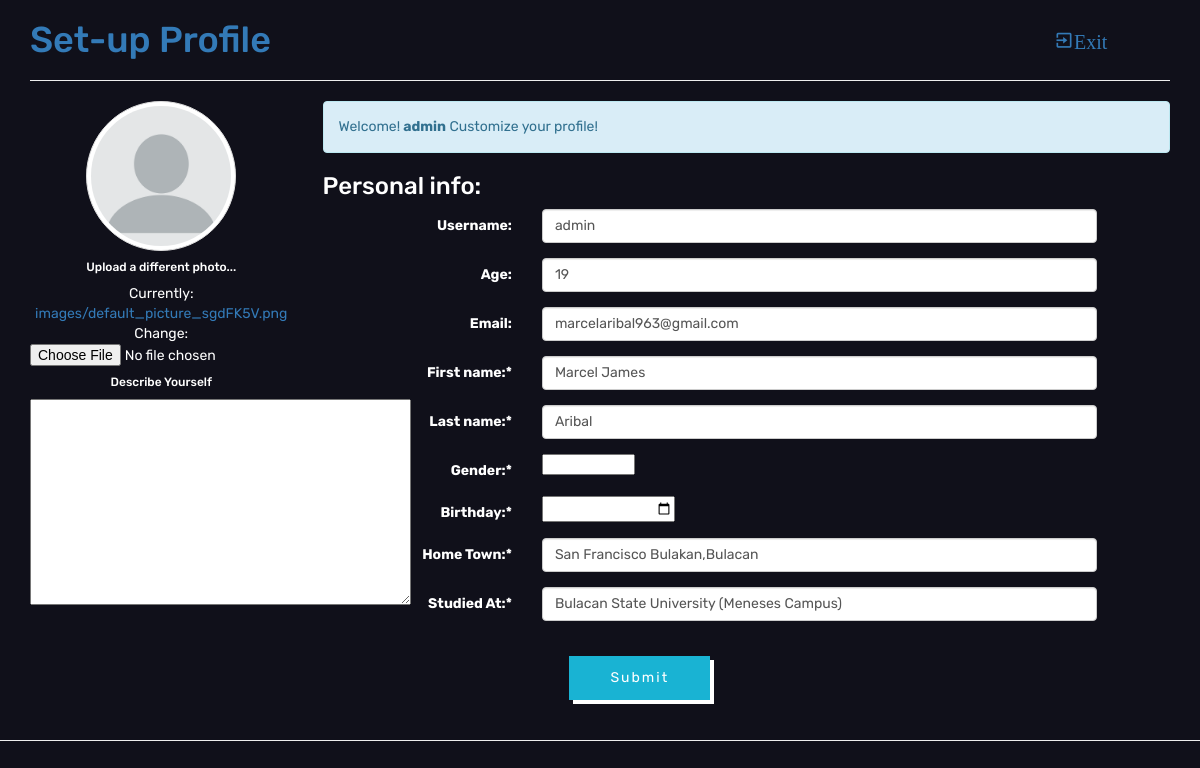
Screenshot of /set-up-profile/ (signed in) with the database file from the repository.
### web/models.py (models this page shows)
class User(AbstractUser):
    name = models.CharField(max_length=200, null= True)
    last_name = models.CharField(max_length=200, null= True , verbose_name="Last Name")
    email = models.EmailField(unique=True,null=True)
    age = models.IntegerField(null=True)
    gender = models.ForeignKey(Gender, on_delete=models.SET_NULL, null = True)
    bio = models.TextField(null=True, max_length=1000)
    fb_url = models.CharField(max_length=255, blank=True)
    insta_url = models.CharField(max_length=255, blank=True)
    twitter_url = models.CharField(max_length=255, blank=True)
    birthday = models.DateField(null=True)
    avatar = models.ImageField( default='avatar.png', upload_to='images')
    location = models.CharField(null=True, max_length=50)
    school = models.CharField(null=True, max_length=100)
    status = models.ForeignKey(Status, on_delete=models.SET_NULL, null=True, blank=True)
    created_on =models.DateTimeField(default=timezone.now)
    hobby = models.ForeignKey(Hobby, on_delete=models.SET_NULL, null = True , blank=True, verbose_name= "Whats your hobby?")
    USERNAME_FIELDS = 'email'
    REQUIRED_FIELDS = []

class Gender(models.Model):
    gender = models.CharField(max_length=10)
    def __str__(self):
        return self.gender

### web/views.py (the view, shortened to what this page needs)
# urls.py: path('set-up-profile/',views.setup, name = "set-up"),
@login_required(login_url= "/login" )
def setup(request):
    user = request.user
    form = UserUpdateForm(instance=user)
    context = {
        'form':form,
    }
    return render(request, 'profile_setup.html',context)

### web/templates/profile_setup.html (shortened to what this page needs)
<html>
<link href="//netdna.bootstrapcdn.com/bootstrap/3.0.0/css/bootstrap.min.css" rel="stylesheet" id="bootstrap-css">
<link rel = "stylesheet" href = "https://unpkg.com/boxicons@latest/css/boxicons.min.css">
<body class="body">
  <div class="container bootstrap snippets bootdey">
    <h1 class="text-primary">Set-up Profile</h1>
      <hr>
    <div class="side">
      <a href="/"><i class='bx bx-exit'>Exit</i></a>
    </div>
  <div class="row">
<form method="POST" enctype="multipart/form-data">
            <div class="col-md-3">
              <div class="text-center">
                {% if user.avatar %}
                <img src="{{request.user.avatar.url}}" class="avatar img-circle img-thumbnail" alt="avatar" width="400">
                {% else %}
                {% load static %}
                {% endif %}
                <h6>Upload a different photo...</h6>
                  {{form.avatar}}
                  <h6>Describe Yourself</h6>
                  {{form.bio}}
              </div>
            </div>
            <div class="col-md-9 personal-info">
              <div class="alert alert-info alert-dismissable">
              Welcome!<strong> {{request.user.username}}</strong> Customize your profile!
              </div>
              <h3>Personal info: </h3>
              <div class="form-horizontal" role="form">
                <div class="form-group">
                  <label class="col-lg-3 control-label">Username:</label>
                  <div class="col-lg-8">
                    {{form.username}}
                  </div>
                </div>
                <div class="form-group">
                  <label class="col-lg-3 control-label">Age:</label>
                  <div class="col-lg-8">
                    {{form.age}}
                  </div>
                </div>
                <div class="form-group">
                  <label class="col-lg-3 control-label">Email:</label>
                  <div class="col-lg-8">
                    {{form.email}}
                  </div>
                </div>
                <div class="form-group">
                  <label class="col-lg-3 control-label">First name:*</label>
                  <div class="col-lg-8">
                    {{form.name}}
                  </div>
                </div>
                <div class="form-group">
                  <label class="col-lg-3 control-label">Last name:*</label>
                  <div class="col-lg-8">
                    {{form.last_name}}
                  </div>
                </div>
                <div class="form-group">
                  <label class="col-lg-3 control-label">Gender:*</label>
                  <div class="col-lg-8" >
                    {{form.gender}}
                </div>
                </div>
                <div class="form-group">
                  <label class="col-lg-3 control-label">Birthday:*</label>
                  <div class="col-lg-8" >
                    {{form.birthday}}
                  </div>
                </div>
                <div class="form-group">
                  <label class="col-lg-3 control-label">Home Town:*</label>
                  <div class="col-lg-8" >
                    {{form.location}}
                  </div>
                </div>
                <div class="form-group">
                  <label class="col-lg-3 control-label">Studied At:*</label>
                  <div class="col-lg-8" >
                    {{form.school}}
                  </div>
                </div>
                </div>
                <div class="form-group">
                <label class="col-lg-3 control-label"></label>
                <div class="col-lg-8" >
                  <button class="submit" id="button-34">Submit</button>
                </div>
              </div>
            </div>
    </div>
       </div>
<hr>
</body>
</html>

### web/templates/profile_setup.html (style rules this page uses)
.body { font-family: 'Rubik', sans-serif; }
body { margin-top:20px; }
.avatar { width:150px; height:100px; }
#button-34 { background: #19b3d3; color: white; box-shadow: 4px 4px white; padding: 0 40px; line-height: 42px; display: inline-block; border: 1px solid transparent; font-size: 14px; font-weight: 400; letter-spacing: 2px; transition: ease all 0.35s; margin: 20px; }
.body { background-color: #10101a; color: white; }
.side .bx-exit { position: absolute; top: 20; left: 87%; padding: 10; font-size: 20px; }

### rows the page displays
User: user.avatar (placeholder picture), bio "hello", user.username "admin", username "admin", age "19", email "marcelaribal963@gmail.com", name "Marcel James", last_name "Aribal", birthday "08/30/2002", location "San Francisco Bulakan,Bulacan", school "Bulacan State University (Meneses Campus)"
Gender: gender "Male"
